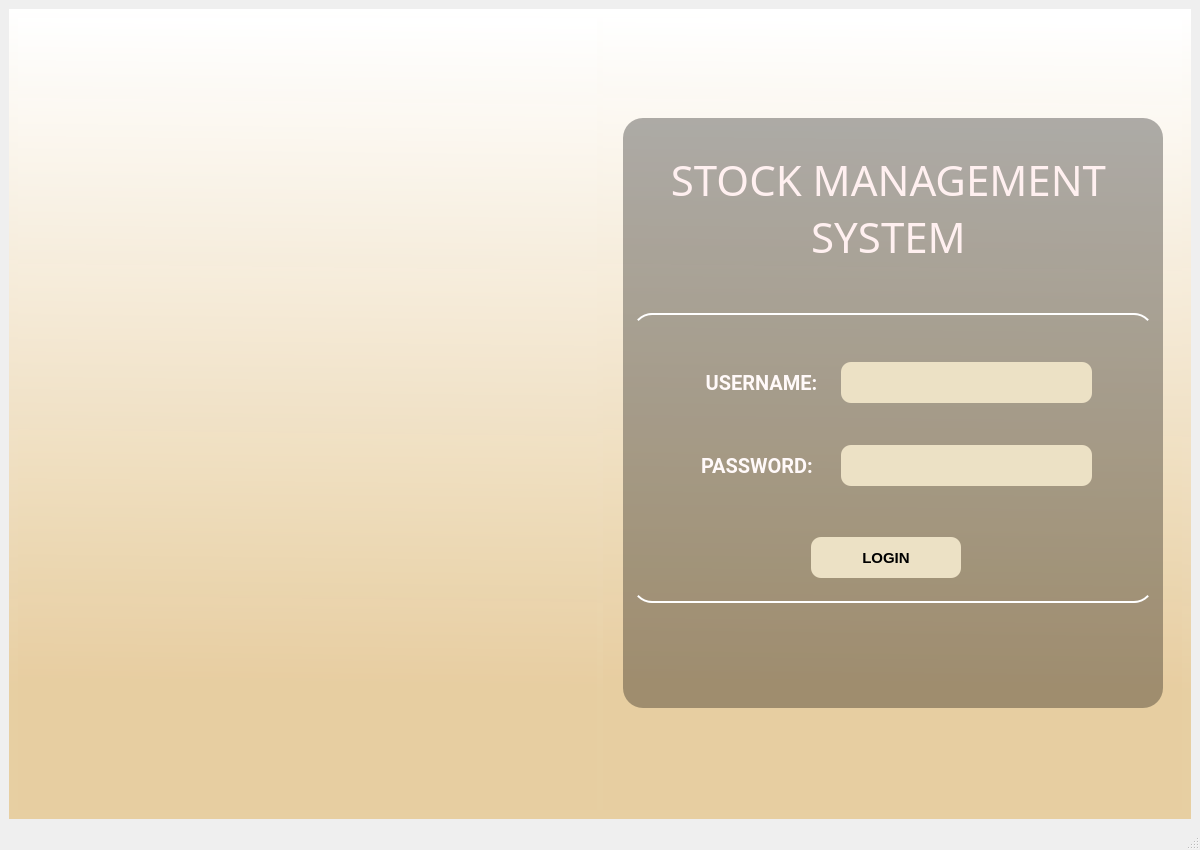
<?xml version="1.0" encoding="UTF-8"?>
<ui version="4.0">
 <class>MainWindow</class>
 <widget class="QMainWindow" name="MainWindow">
  <property name="geometry">
   <rect>
    <x>0</x>
    <y>0</y>
    <width>1200</width>
    <height>850</height>
   </rect>
  </property>
  <property name="windowTitle">
   <string>MainWindow</string>
  </property>
  <widget class="QWidget" name="centralwidget">
   <layout class="QGridLayout" name="gridLayout">
    <item row="0" column="0">
     <widget class="QWidget" name="widget" native="true">
      <property name="styleSheet">
       <string notr="true">background-color: qlineargradient(spread:pad, x1:0.312, y1:1, x2:0.321782, y2:0, stop:0.164179 rgba(231, 206, 161, 251), stop:1 rgba(255, 255, 255, 255));</string>
      </property>
      <layout class="QHBoxLayout" name="horizontalLayout">
       <item>
        <widget class="QWidget" name="widget_2" native="true">
         <widget class="QLabel" name="logo">
          <property name="geometry">
           <rect>
            <x>30</x>
            <y>120</y>
            <width>550</width>
            <height>550</height>
           </rect>
          </property>
          <property name="styleSheet">
           <string notr="true">background-color:transparent;</string>
          </property>
          <property name="text">
           <string/>
          </property>
          <property name="pixmap">
           <pixmap resource="resources.qrc">:/newPrefix/logo.png</pixmap>
          </property>
          <property name="scaledContents">
           <bool>true</bool>
          </property>
         </widget>
        </widget>
       </item>
       <item>
        <widget class="QWidget" name="widget_3" native="true">
         <widget class="QWidget" name="widget_4" native="true">
          <property name="geometry">
           <rect>
            <x>20</x>
            <y>100</y>
            <width>540</width>
            <height>590</height>
           </rect>
          </property>
          <property name="styleSheet">
           <string notr="true">background-color: qlineargradient(spread:pad, x1:0, y1:0, x2:1, y2:0, stop:1 rgba(0, 0, 0, 80));
border-radius:20px;</string>
          </property>
          <layout class="QVBoxLayout" name="verticalLayout">
           <item>
            <widget class="QWidget" name="widget_5" native="true">
             <property name="minimumSize">
              <size>
               <width>0</width>
               <height>180</height>
              </size>
             </property>
             <property name="styleSheet">
              <string notr="true">background-color:transparent;</string>
             </property>
             <widget class="QLabel" name="stock_label">
              <property name="geometry">
               <rect>
                <x>30</x>
                <y>20</y>
                <width>471</width>
                <height>141</height>
               </rect>
              </property>
              <property name="font">
               <font>
                <family>Sitka Heading Semibold</family>
                <pointsize>-1</pointsize>
                <weight>50</weight>
                <italic>false</italic>
                <bold>false</bold>
               </font>
              </property>
              <property name="styleSheet">
               <string notr="true">background-color: transparent;
font-size: 42px;
color: #FFF0F0;
font: &quot;Gulzar&quot;;
</string>
              </property>
              <property name="text">
               <string>STOCK MANAGEMENT 
SYSTEM</string>
              </property>
              <property name="alignment">
               <set>Qt::AlignCenter</set>
              </property>
             </widget>
            </widget>
           </item>
           <item>
            <widget class="QWidget" name="widget_6" native="true">
             <property name="sizePolicy">
              <sizepolicy hsizetype="Preferred" vsizetype="Expanding">
               <horstretch>0</horstretch>
               <verstretch>0</verstretch>
              </sizepolicy>
             </property>
             <property name="styleSheet">
              <string notr="true">BACKGROUND-COLOR:TRANSPARENT;</string>
             </property>
             <layout class="QVBoxLayout" name="verticalLayout_2">
              <item>
               <widget class="QWidget" name="widget_8" native="true">
                <property name="styleSheet">
                 <string notr="true"> border-top: 2px solid white;   /* Top color */
  border-bottom: 2px solid white; /* Bottom color */
background-color:transparent;</string>
                </property>
                <layout class="QVBoxLayout" name="verticalLayout_3">
                 <item>
                  <widget class="QWidget" name="widget_10" native="true">
                   <property name="styleSheet">
                    <string notr="true">background-color:transparent;
border-top:0px;
border-bottom:0px;</string>
                   </property>
                   <widget class="QLabel" name="unamae_lane">
                    <property name="geometry">
                     <rect>
                      <x>40</x>
                      <y>40</y>
                      <width>161</width>
                      <height>41</height>
                     </rect>
                    </property>
                    <property name="font">
                     <font>
                      <family>Roboto</family>
                      <pointsize>-1</pointsize>
                      <weight>75</weight>
                      <italic>false</italic>
                      <bold>true</bold>
                     </font>
                    </property>
                    <property name="styleSheet">
                     <string notr="true">background-color: transparent;
font-size: 20px;
color: #FFF9F9;
font-weight:bold;</string>
                    </property>
                    <property name="text">
                     <string>USERNAME:</string>
                    </property>
                    <property name="alignment">
                     <set>Qt::AlignCenter</set>
                    </property>
                   </widget>
                   <widget class="QLineEdit" name="username">
                    <property name="geometry">
                     <rect>
                      <x>200</x>
                      <y>40</y>
                      <width>251</width>
                      <height>41</height>
                     </rect>
                    </property>
                    <property name="font">
                     <font>
                      <pointsize>12</pointsize>
                     </font>
                    </property>
                    <property name="layoutDirection">
                     <enum>Qt::LeftToRight</enum>
                    </property>
                    <property name="styleSheet">
                     <string notr="true">background-color:#ECE1C5;
border-radius:10px;
padding-left:40px;</string>
                    </property>
                    <property name="text">
                     <string/>
                    </property>
                    <property name="alignment">
                     <set>Qt::AlignLeading|Qt::AlignLeft|Qt::AlignVCenter</set>
                    </property>
                    <property name="placeholderText">
                     <string/>
                    </property>
                    <property name="clearButtonEnabled">
                     <bool>true</bool>
                    </property>
                   </widget>
                   <widget class="QLabel" name="user_icon">
                    <property name="geometry">
                     <rect>
                      <x>210</x>
                      <y>50</y>
                      <width>20</width>
                      <height>25</height>
                     </rect>
                    </property>
                    <property name="text">
                     <string/>
                    </property>
                    <property name="pixmap">
                     <pixmap resource="resources.qrc">:/newPrefix/user-solid 1.png</pixmap>
                    </property>
                    <property name="alignment">
                     <set>Qt::AlignCenter</set>
                    </property>
                   </widget>
                  </widget>
                 </item>
                 <item>
                  <widget class="QWidget" name="widget_9" native="true">
                   <property name="styleSheet">
                    <string notr="true">background-color:transparent;
border-top:0px;
border-bottom:0px;</string>
                   </property>
                   <widget class="QLabel" name="pass_label">
                    <property name="geometry">
                     <rect>
                      <x>60</x>
                      <y>40</y>
                      <width>121</width>
                      <height>21</height>
                     </rect>
                    </property>
                    <property name="font">
                     <font>
                      <family>Roboto</family>
                      <pointsize>-1</pointsize>
                      <weight>75</weight>
                      <italic>false</italic>
                      <bold>true</bold>
                     </font>
                    </property>
                    <property name="styleSheet">
                     <string notr="true">background-color: transparent;
font-size: 20px;
color: #FFF9F9;
font-weight: bold;
</string>
                    </property>
                    <property name="text">
                     <string>PASSWORD:</string>
                    </property>
                   </widget>
                   <widget class="QLineEdit" name="password">
                    <property name="geometry">
                     <rect>
                      <x>200</x>
                      <y>30</y>
                      <width>251</width>
                      <height>41</height>
                     </rect>
                    </property>
                    <property name="font">
                     <font>
                      <pointsize>12</pointsize>
                     </font>
                    </property>
                    <property name="styleSheet">
                     <string notr="true">background-color:#ECE1C5;
border-radius:10px;
padding-left: 40px;</string>
                    </property>
                    <property name="text">
                     <string/>
                    </property>
                    <property name="echoMode">
                     <enum>QLineEdit::Password</enum>
                    </property>
                    <property name="cursorPosition">
                     <number>0</number>
                    </property>
                    <property name="alignment">
                     <set>Qt::AlignLeading|Qt::AlignLeft|Qt::AlignVCenter</set>
                    </property>
                    <property name="placeholderText">
                     <string/>
                    </property>
                    <property name="cursorMoveStyle">
                     <enum>Qt::VisualMoveStyle</enum>
                    </property>
                    <property name="clearButtonEnabled">
                     <bool>true</bool>
                    </property>
                   </widget>
                   <widget class="QLabel" name="pass_icon">
                    <property name="geometry">
                     <rect>
                      <x>210</x>
                      <y>45</y>
                      <width>21</width>
                      <height>16</height>
                     </rect>
                    </property>
                    <property name="styleSheet">
                     <string notr="true">image: url(:/newPrefix/lock.png);</string>
                    </property>
                    <property name="text">
                     <string/>
                    </property>
                   </widget>
                  </widget>
                 </item>
                 <item>
                  <widget class="QWidget" name="widget_11" native="true">
                   <property name="styleSheet">
                    <string notr="true">background-color:transparent;
border-top:0px;
border-bottom:0px;</string>
                   </property>
                   <widget class="QPushButton" name="login">
                    <property name="geometry">
                     <rect>
                      <x>170</x>
                      <y>30</y>
                      <width>150</width>
                      <height>41</height>
                     </rect>
                    </property>
                    <property name="styleSheet">
                     <string notr="true">QPushButton {
     background-color: #ECE1C5;
    border-radius: 10px;
    font-size: 15px;
    color: black;
    font: &quot;Jost&quot;;
    font-weight: bold;
    border: none;
    padding: 10px 20px;
    box-shadow: 0 4px 8px rgba(0, 0, 0, 0.15);  /* Light shadow for normal state */
    transition: background-color 0.3s, color 0.3s, box-shadow 0.3s, transform 0.2s ease-in-out;
}

QPushButton:hover {
    background-color: rgba(244,237,228,200);
    color: rgb(255, 253, 253);
    border-radius: 10px;
    box-shadow: 0 8px 16px rgba(0, 0, 0, 0.25);  /* Stronger shadow on hover */
    transform: scale(1.05);  /* Slightly enlarges the button */
}
</string>
                    </property>
                    <property name="text">
                     <string>LOGIN</string>
                    </property>
                   </widget>
                  </widget>
                 </item>
                </layout>
               </widget>
              </item>
             </layout>
            </widget>
           </item>
           <item>
            <widget class="QWidget" name="widget_7" native="true">
             <property name="minimumSize">
              <size>
               <width>0</width>
               <height>90</height>
              </size>
             </property>
             <property name="styleSheet">
              <string notr="true">BACKGROUND-COLOR:TRANSPARENT;</string>
             </property>
            </widget>
           </item>
          </layout>
         </widget>
        </widget>
       </item>
      </layout>
     </widget>
    </item>
   </layout>
  </widget>
  <widget class="QStatusBar" name="statusbar"/>
 </widget>
 <resources>
  <include location="resources.qrc"/>
 </resources>
 <connections/>
</ui>
